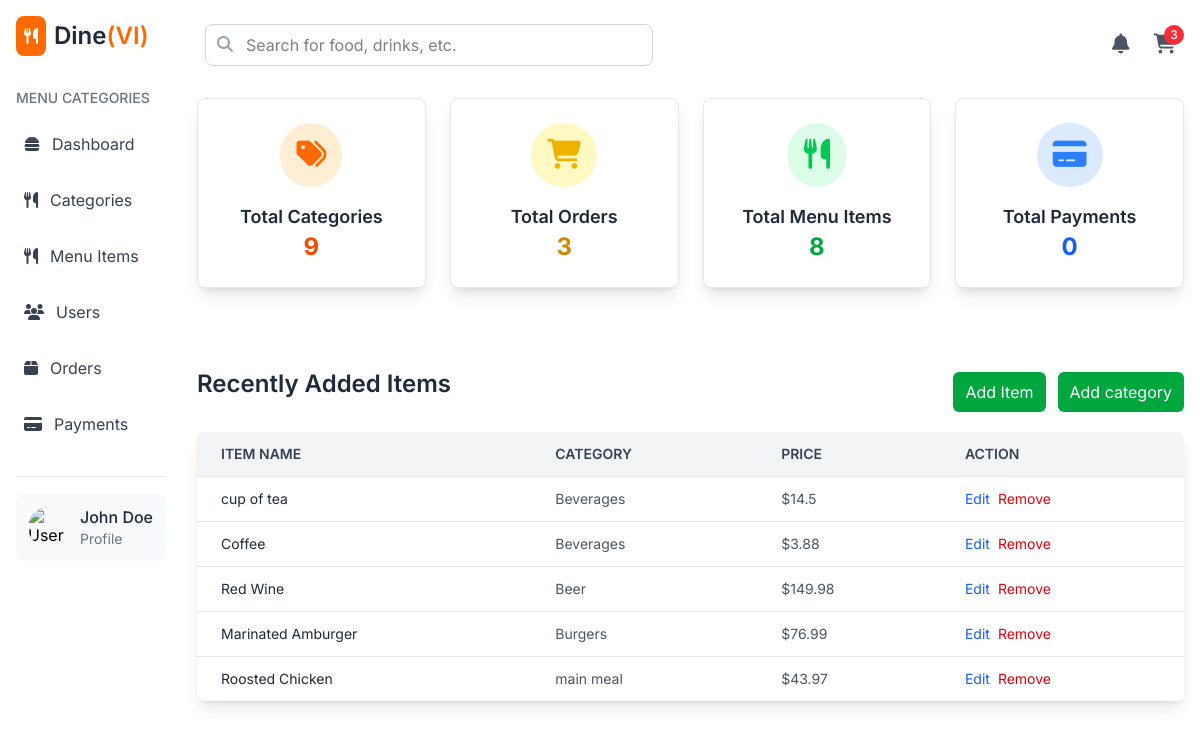
/dashboard, run on the app's committed database.
### app.py (models this page shows, shortened)
class MenuItem(db.Model):
    item_id = db.Column(db.Integer, primary_key=True)
    name = db.Column(db.String(100), nullable=False)
    description = db.Column(db.Text)
    price = db.Column(db.Float, nullable=False)
    image_url = db.Column(db.String(255))
    category_id = db.Column(db.Integer, db.ForeignKey('category.category_id'), nullable=False)
    category = db.relationship('Category', back_populates='menu_items', lazy=True)

class Category(db.Model):
    category_id = db.Column(db.Integer, primary_key=True)
    name = db.Column(db.String(50), nullable=False, unique=True)
    image_url = db.Column(db.String(255))  # Add image column
    menu_items = db.relationship('MenuItem', back_populates='category', lazy=True)

### app.py (the view)
@app.route('/dashboard')
def admin_dashboard():
    total_categories = Category.query.count()
    total_orders = Order.query.count()
    total_menu_items = MenuItem.query.count()
    total_payments = Payment.query.count()
    recent_items = MenuItem.query.order_by(desc(MenuItem.item_id)).limit(5).all()
    return render_template('admin/dashboard.html',
                           total_categories=total_categories,
                           total_orders=total_orders,
                           total_menu_items=total_menu_items,
                           total_payments=total_payments,
                           recent_items=recent_items)

### templates/admin/dashboard.html
{% extends "admin/admin_layout.html" %}
{% block admin_content %}
<div class="grid grid-cols-1 sm:grid-cols-2 md:grid-cols-3 lg:grid-cols-4 gap-6 mb-8">
    <div
        class="border border-gray-200 bg-white p-6 rounded-lg shadow-lg flex flex-col items-center justify-between hover:scale-105 transform transition-all">
        <div class="bg-orange-100 p-4 rounded-full">
            <i class="fas fa-tags text-orange-500 text-3xl"></i>
        </div>
        <h3 class="text-lg font-semibold text-gray-800 mt-4">Total Categories</h3>
        <p class="text-2xl font-bold text-orange-600">{{ total_categories }}</p>
    </div>
    <div
        class="border border-gray-200 bg-white p-6 rounded-lg shadow-lg flex flex-col items-center justify-between hover:scale-105 transform transition-all">
        <div class="bg-yellow-100 p-4 rounded-full">
            <i class="fas fa-shopping-cart text-yellow-500 text-3xl"></i>
        </div>
        <h3 class="text-lg font-semibold text-gray-800 mt-4">Total Orders</h3>
        <p class="text-2xl font-bold text-yellow-600">{{ total_orders }}</p>
    </div>
    <div
        class="border border-gray-200 bg-white p-6 rounded-lg shadow-lg flex flex-col items-center justify-between hover:scale-105 transform transition-all">
        <div class="bg-green-100 p-4 rounded-full">
            <i class="fas fa-utensils text-green-500 text-3xl"></i>
        </div>
        <h3 class="text-lg font-semibold text-gray-800 mt-4">Total Menu Items</h3>
        <p class="text-2xl font-bold text-green-600">{{ total_menu_items }}</p>
    </div>
    <div
        class="border border-gray-200 bg-white p-6 rounded-lg shadow-lg flex flex-col items-center justify-between hover:scale-105 transform transition-all">
        <div class="bg-blue-100 p-4 rounded-full">
            <i class="fas fa-credit-card text-blue-500 text-3xl"></i>
        </div>
        <h3 class="text-lg font-semibold text-gray-800 mt-4">Total Payments</h3>
        <p class="text-2xl font-bold text-blue-600">{{ total_payments }}</p>
    </div>
</div>
<div class="mt-8">
    <div class="flex justify-between items-center py-4">
        <h2 class="text-2xl font-semibold text-gray-800 mb-4">Recently Added Items</h2>
        <div class="flex items-center space-x-3">
            <a href="{{ url_for('add_menu_item') }}" class="px-3 py-2 bg-green-600 text-white rounded-md">Add
                Item</a>
            <a href="{{ url_for('add_category') }}" class="px-3 py-2 bg-green-600 text-white rounded-md">Add
                category</a>
        </div>
    </div>
    <div class="overflow-x-auto shadow-lg rounded-lg">
        <table class="min-w-full bg-white">
            <thead class="bg-gray-100">
                <tr>
                    <th class="px-6 py-3 text-left text-sm font-semibold text-gray-700 uppercase">Item Name</th>
                    <th class="px-6 py-3 text-left text-sm font-semibold text-gray-700 uppercase">Category</th>
                    <th class="px-6 py-3 text-left text-sm font-semibold text-gray-700 uppercase">Price</th>
                    <th class="px-6 py-3 text-left text-sm font-semibold text-gray-700 uppercase">Action</th>
                </tr>
            </thead>
            <tbody>
                {% for item in recent_items %}
                <tr class="border-t border-gray-200 hover:bg-gray-50">
                    <td class="px-6 py-3 text-sm text-gray-800">{{ item.name }}</td>
                    <td class="px-6 py-3 text-sm text-gray-600">{{ item.category.name }}</td>
                    <td class="px-6 py-3 text-sm text-gray-600">${{ item.price }}</td>
                    <td class="px-6 py-3 flex text-sm text-gray-600">
                        <a href="{{ url_for('edit_menu_item', item_id=item.item_id) }}"
                            class="text-blue-600 hover:underline">Edit</a>
                        <form method="POST" onsubmit="return confirm('Are you sure you want to remove this item?');"
                            action="{{ url_for('remove_menu_item', item_id=item.item_id) }}"
                            class="text-red-600 hover:underline ml-2 hover:text-red-800">
                            <button type="submit"> Remove</button>
                        </form>
                    </td>
                </tr>
                {% endfor %}
            </tbody>
        </table>
    </div>
</div>
{% endblock %}

### templates/admin/admin_layout.html (shortened to what this page needs)
{% extends "base.html" %}
{% block content %}
<div class="app flex flex-col md:flex-row min-h-screen bg-gray-100">
    <aside class="hidden lg:block shrink-0 w-auto bg-white shadow-lg md:min-h-screen p-4">
        <div class="flex items-center mb-8">
            <div class="bg-orange-500 text-white p-2 rounded-lg mr-2">
                <i class="fas fa-utensils"></i>
            </div>
            <h1 class="text-2xl font-semibold text-gray-800">Dine<span class="text-orange-500">(VI)</span></h1>
        </div>
        <div class="mb-8">
            <h2 class="text-gray-500 text-sm font-medium mb-4">MENU CATEGORIES</h2>
            <ul class="space-y-4">
                <a href="{{ url_for('admin_dashboard') }}"
                    class="flex space-x-2 items-center p-2 rounded-lg text-gray-700 hover:bg-gray-100">
                    <i class="fas fa-hamburger mr-3"></i>
                    <span>Dashboard</span>
                </a>
                <a href="{{ url_for('view_categories') }}"
                    class="flex space-x-2 items-center p-2 rounded-lg text-gray-700 hover:bg-gray-100">
                    <i class="fas fa-utensils mr-3"></i>
                    <span>Categories</span>
                </a>
                <a href="{{ url_for('view_menu_items') }}"
                    class="flex space-x-2 items-center p-2 rounded-lg text-gray-700 hover:bg-gray-100">
                    <i class="fas fa-utensils mr-3"></i>
                    <span>Menu Items</span>
                </a>
                <a href="#" class="flex space-x-2 items-center p-2 rounded-lg text-gray-700 hover:bg-gray-100">
                    <i class="fas fa-users mr-3"></i>
                    <span>Users</span>
                </a>
                <a href="#" class="flex space-x-2 items-center p-2 rounded-lg text-gray-700 hover:bg-gray-100">
                    <i class="fas fa-box mr-3"></i>
                    <span>Orders</span>
                </a>
                <a href="#" class="flex space-x-2 items-center p-2 rounded-lg text-gray-700 hover:bg-gray-100">
                    <i class="fas fa-credit-card mr-3"></i>
                    <span>Payments</span>
                </a>
            </ul>
        </div>
        <div class="pt-4 border-t border-gray-200">
            <div class="flex items-center p-3 bg-gray-50 rounded-lg">
                <img src="https://www.svgrepo.com/show/384674/account-avatar-profile-user-11.svg" alt="User Profile"
                    class="w-10 h-10 rounded-full mr-3" />
                <div>
                    <h3 class="font-medium text-gray-800">John Doe</h3>
                    <p class="text-sm text-gray-500">Profile</p>
                </div>
            </div>
        </div>
    </aside>
    <main class="flex-grow h-screen flex-1 flex flex-col bg-white p-4">
        <nav class="flex space-x-4 items-center justify-between mb-6 p-2">
            <div class="relative flex-1 max-w-md">
                <input type="text" placeholder="Search for food, drinks, etc."
                    class="w-full p-2 pl-10 rounded-lg border border-gray-300 focus:outline-none focus:ring-2 focus:ring-orange-500 focus:border-transparent" />
                <i class="fas fa-search absolute left-3 top-3 text-gray-400"></i>
            </div>
            <div class="flex items-center space-x-6">
                <button class="text-gray-600 hover:text-gray-800">
                    <i class="fas fa-bell text-xl"></i>
                </button>
                <div class="relative">
                    <button class="text-gray-600 hover:text-gray-800">
                        <i class="fas fa-shopping-cart text-xl"></i>
                    </button>
                    <span
                        class="absolute top-[-8px] right-[-8px] bg-red-500 text-white rounded-full w-5 h-5 flex items-center justify-center text-xs font-medium">3</span>
                </div>
            </div>
        </nav>
        {% block admin_content %}{% endblock %}
    </main>
</div>
{% endblock %}

### templates/base.html (shortened to what this page needs)
<!DOCTYPE html>
<html lang="en">
<head>
    <script src="https://cdn.jsdelivr.net/npm/@tailwindcss/browser@4"></script>
    <link rel="stylesheet" href="https://cdnjs.cloudflare.com/ajax/libs/font-awesome/6.7.2/css/all.min.css">
</head>
<body class="font-[Inter]">
    {% block content %}{% endblock %}
</body>
</html>

### data on the page
MenuItem: name "cup of tea", category.name "Beverages", price "14.5"
MenuItem: name "Coffee", category.name "Beverages", price "3.88"
MenuItem: name "Red Wine", category.name "Beer", price "149.98"
MenuItem: name "Marinated Amburger", category.name "Burgers", price "76.99"
MenuItem: name "Roosted Chicken", category.name "main meal", price "43.97"

### other printed values
{{ total_categories }} "9"
{{ total_orders }} "3"
{{ total_menu_items }} "8"
{{ total_payments }} "0"
